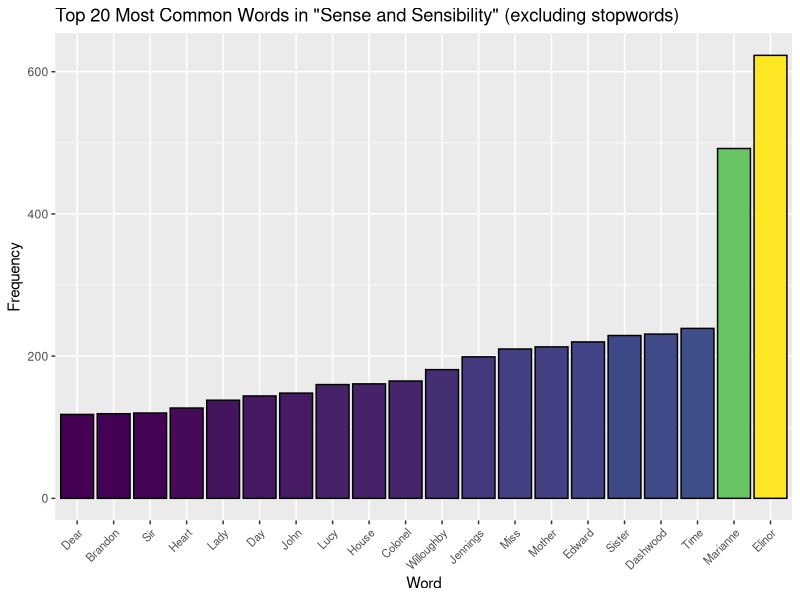

Reproduce this figure in R.
## ---- chunk 1
knitr::opts_chunk$set(echo = TRUE)
## ---- chunk 2
library(dplyr)
library(janeaustenr)
library(ggplot2)
library(tidytext)
library(testthat)
library(viridis)
library(stringr)
## ---- chunk 3
sensesensibility_tibble <- tibble(txt = sensesensibility)
sensesensibility_tibble
## ---- chunk 4
sensesensibility_words <- tidytext::unnest_tokens(sensesensibility_tibble, word, txt)
head(sensesensibility_words)
## ---- chunk 5
sensesensibility_no_stopwords <- anti_join(sensesensibility_words , tidytext::stop_words, by="word")
head(sensesensibility_no_stopwords)
## ---- chunk 6
sensesensibility_no_stopwords_top_words <- sensesensibility_no_stopwords %>%
  count(word, sort = TRUE) %>%
  top_n(20)

sensesensibility_no_stopwords_top_words$word <- str_to_title(sensesensibility_no_stopwords_top_words$word)
sensesensibility_no_stopwords_top_words
## ---- chunk 7
ggplot(sensesensibility_no_stopwords_top_words, aes(x = reorder(word, n), y = n, fill = n)) +
  geom_col(color = "black", show.legend = FALSE) +
  labs(title = "Top 20 Most Common Words in \"Sense and Sensibility\" (excluding stopwords)",
       x = "Word",
       y = "Frequency") +
  scale_fill_viridis_c()+
  theme(axis.text.x = element_text(angle = 45, hjust = 1, size = 8))

## ---- chunk 8
#' Custom Pig Latin Transformation
#'
#' This function transforms a word into Pig Latin based on my customized Pig Latin function with the following rules:
#' 
#' 1. If the word begins with a vowel and ends with a vowel, append "oodle-" to every vowel.
#' 2. If the word begins with a vowel and ends with a consonant, append "oodle-" to every vowel and add "acky" to the end.
#' 3. If the word begins with a consonant, move the first consonant to the end and the last letter to the beginning, append "oodle-" to every vowel, and add "acky" to the end.
#' 
#' The function also ensures that if the original word is capitalized, the transformed word will also be capitalized.
#' 
#' @param word A character string representing the input word (must be a single word).
#' 
#' @return A character string representing the word transformed into Pig Latin.
#' 
#' @examples
#' customPigLatin("Example")
#' # Returns: "Eoodle-Xoodle-Mpleoodle"
#' 
#' @export

customPigLatin <- function(word) {
  # Ensure that the input is a character string
  if (!is.character(word) || length(word) != 1) {
    stop("Input must be a character string.")
  }
  
  # Ensure that the input is a single word
  if (length(str_split(word, "\\s")[[1]]) > 1) {
    stop("Input must be a single word.")
  }
  
  # Define a vector of vowels
  vowels <- c("a", "e", "i", "o", "u")

  # Check if the first letter is capitalized
  is_capitalized <- str_detect(word, "^[A-Z]")
  
  original <- tolower(word)

  # Extract the first letter of the word
  first_letter <- substr(original, 1, 1)

  if (first_letter %in% vowels) {
    # Rule 1: Word begins with a vowel and ends with a vowel
    if (substr(original, nchar(original), nchar(original)) %in% vowels) {
      # Append "oodle-" to every vowel
      result <- str_replace_all(original, "[aeiou]", "\\0oodle-")
    } else {
      # Rule 2: Word begins with a vowel and ends with a consonant
      # Append "oodle-" to every vowel and add "acky" to the end
      result <- str_replace_all(original, "[aeiou]", "\\0oodle-") %>%
        str_c("acky")
    }
  } else {
    # Rule 3: Word begins with a consonant
    # Move the first consonant to the end and the last letter to the beginning
    # Append "oodle-" to every vowel and add "acky" to the end
    first_consonant <- str_extract(original, "[^aeiou]")
    last_letter <- substr(original, nchar(original), nchar(original))
    middle_letters <- str_sub(original, 2, nchar(original) - 1)
    
    result <- str_c(last_letter, middle_letters, first_consonant) %>%
              str_replace_all("[aeiou]", "\\0oodle-") %>%
              str_c("acky")
  }

  # Use str_replace to remove a hyphen at the end of the word
  result <- str_replace(result, "-$", "")

  # Capitalize the first letter if the original word is capitalized
  if (is_capitalized) {
    result <- paste0(toupper(substr(result, 1, 1)), substr(result, 2, nchar(result)))
  }

  return(result)
}

## ---- chunk 9
#Example
word1 <- "apple" #Start and end with vowel (RULE 1)
word2 <- "table" #Start with consonant and end with vowel (RULE 3)
word3 <- "Elephant" #Start with vowel, end with with consonant (RULE 2)
word4 <- "Dog" #Start and end with consonant (RULE 3)

pig_latin_result1 <- customPigLatin(word1)
pig_latin_result2 <- customPigLatin(word2)
pig_latin_result3 <- customPigLatin(word3)
pig_latin_result4 <- customPigLatin(word4)

cat(sprintf("Original: %s, Pig Latin: %s\n", word1, pig_latin_result1))
cat(sprintf("Original: %s, Pig Latin: %s\n", word2, pig_latin_result2))
cat(sprintf("Original: %s, Pig Latin: %s\n", word3, pig_latin_result3))
cat(sprintf("Original: %s, Pig Latin: %s\n", word4, pig_latin_result4))
## ---- chunk 10
test_that("Custom Pig Latin Transformation", {
  
  # Test with a phrase instead of a single word
  non_single_word <- "Hello world"
  expect_error(customPigLatin(non_single_word), "Input must be a single word.")
  
  # Test with a number instead of character
  non_character <- 5486546
  expect_error(customPigLatin(non_character), "Input must be a character string.")
  
  # Rule 1: Word begins with a vowel and ends with a vowel
  input_word_1 <- "able"
  expected_result_1 <- "aoodle-bleoodle"
  actual_result_1 <- customPigLatin(input_word_1)
  expect_equal(actual_result_1, expected_result_1)

  # Rule 2: Word begins with a vowel and ends with a consonant
  input_word_2 <- "Ironman"
  expected_result_2 <- "Ioodle-rooodle-nmaoodle-nacky"
  actual_result_2 <- customPigLatin(input_word_2)
  expect_equal(actual_result_2, expected_result_2)

  # Rule 3: Word begins with a consonant
  input_word_3 <- "Tiger"
  expected_result_3 <- "Rioodle-geoodle-tacky"
  actual_result_3 <- customPigLatin(input_word_3)
  expect_equal(actual_result_3, expected_result_3)
})
